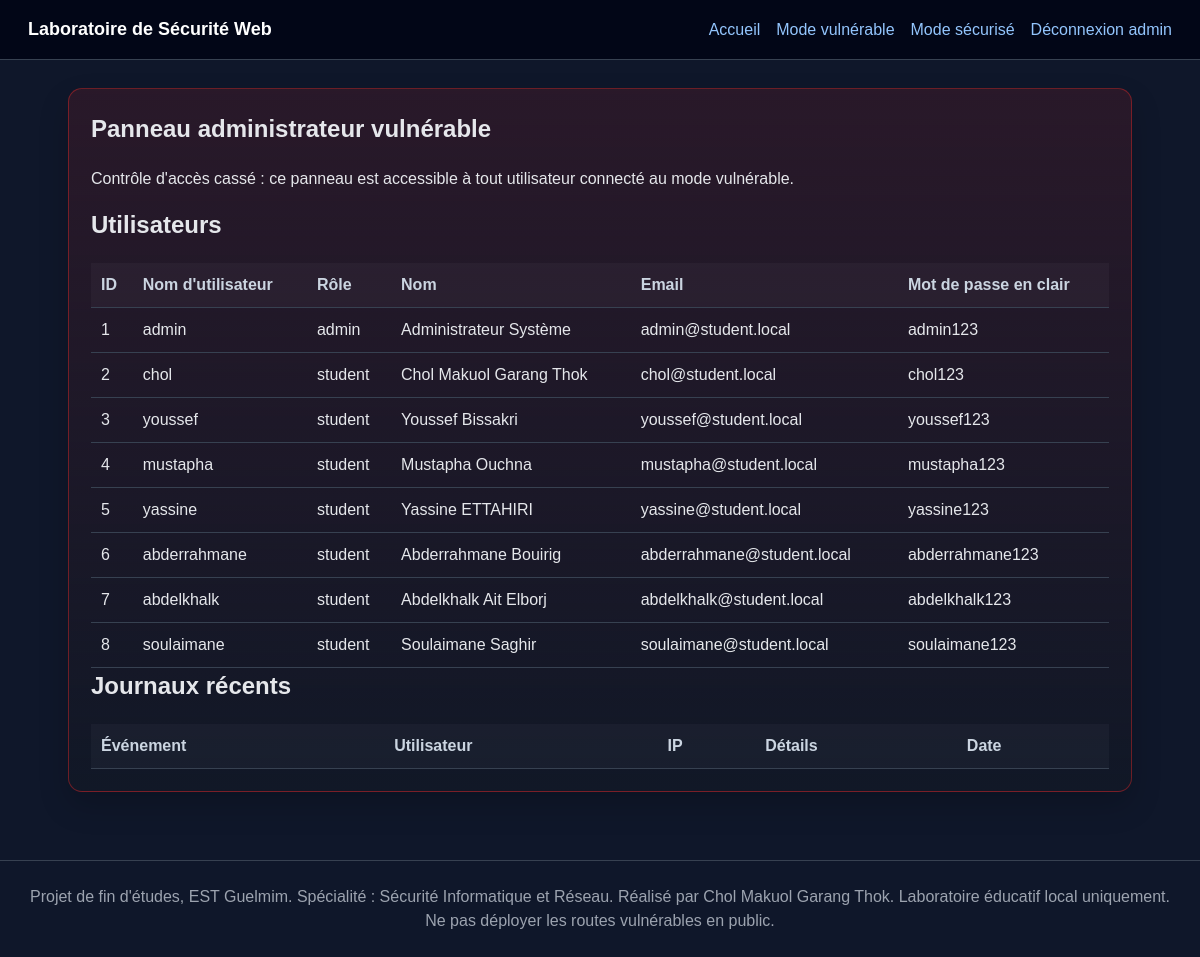
Screenshot of /vuln/admin (signed in) with the database file from the repository.
### tables this page shows
CREATE TABLE users (
            id INTEGER PRIMARY KEY AUTOINCREMENT,
            username TEXT UNIQUE NOT NULL,
            password_plain TEXT,
            password_hash TEXT,
            role TEXT NOT NULL DEFAULT 'student',
            full_name TEXT NOT NULL,
            email TEXT NOT NULL,
            bio TEXT DEFAULT ''
        );

### app.py (the view)
@app.route("/vuln/admin")
@login_required("vuln")
def vuln_admin():
    users = get_db().execute("SELECT id, username, role, full_name, email, password_plain FROM users ORDER BY id").fetchall()
    logs = get_db().execute("SELECT * FROM audit_logs ORDER BY id DESC LIMIT 20").fetchall()
    return render_template("vuln_admin.html", users=users, logs=logs)

### app.py (called while the page is built)
def get_db():
    if "db" not in g:
        g.db = sqlite3.connect(app.config["DATABASE"])
        g.db.row_factory = sqlite3.Row
    return g.db

@app.before_request
def ensure_db_exists():
    if not DB_PATH.exists():
        init_db(reset=False)

@app.after_request
def add_security_headers(response):
    response.headers.setdefault("X-Content-Type-Options", "nosniff")
    response.headers.setdefault("X-Frame-Options", "DENY")
    response.headers.setdefault("Referrer-Policy", "strict-origin-when-cross-origin")
    if request.path.startswith("/secure"):
        response.headers.setdefault("Content-Security-Policy", "default-src 'self'; img-src 'self' data:; style-src 'self' 'unsafe-inline'")
    return response

def login_required(mode=None):
    def decorator(view):
        @wraps(view)
        def wrapped(*args, **kwargs):
            if not session.get("user_id"):
                flash("Veuillez vous connecter d’abord.", "warning")
                target = "vuln_login" if mode == "vuln" else "secure_login"
                return redirect(url_for(target))
            if mode and session.get("mode") != mode:
                flash("Veuillez vous connecter au bon mode du laboratoire.", "warning")
                target = "vuln_login" if mode == "vuln" else "secure_login"
                return redirect(url_for(target))
            return view(*args, **kwargs)
        return wrapped
    return decorator

### Laboratoire de Sécurité Web/templates/vuln_admin.html (shortened to what this page needs)
{% extends "base.html" %}
{% block content %}
<section class="card danger-card">
    <h1>Panneau administrateur vulnérable</h1>
    <p>Contrôle d'accès cassé : ce panneau est accessible à tout utilisateur connecté au mode vulnérable.</p>
    <h2>Utilisateurs</h2>
    <table>
        <thead><tr><th>ID</th><th>Nom d'utilisateur</th><th>Rôle</th><th>Nom</th><th>Email</th><th>Mot de passe en clair</th></tr></thead>
        <tbody>{% for u in users %}<tr><td>{{ u['id'] }}</td><td>{{ u['username'] }}</td><td>{{ u['role'] }}</td><td>{{ u['full_name'] }}</td><td>{{ u['email'] }}</td><td>{{ u['password_plain'] }}</td></tr>{% endfor %}</tbody>
    </table>
    <h2>Journaux récents</h2>
    <table>
        <thead><tr><th>Événement</th><th>Utilisateur</th><th>IP</th><th>Détails</th><th>Date</th></tr></thead>
    </table>
</section>
{% endblock %}

### Laboratoire de Sécurité Web/static/style.css (style rules this page uses)
:root { --bg: #0f172a; --panel: #111827; --panel2: #1f2937; --text: #e5e7eb; --muted: #9ca3af; --line: #374151; --safe: #16a34a; --safe2: rgba(22, 163, 74, .12); --danger: #dc2626; --danger2: rgba(220, 38, 38, .13); --blue: #2563eb; }
* { box-sizing: border-box; }
body { margin: 0; font-family: Arial, Helvetica, sans-serif; background: var(--bg); color: var(--text); line-height: 1.5; }
h1, h2, h3 { margin-top: 0; }
.card, .lab-header { background: var(--panel); border: 1px solid var(--line); border-radius: 14px; padding: 22px; box-shadow: 0 14px 30px rgba(0,0,0,.18); margin-bottom: 20px; }
.danger-card { border-color: rgba(220, 38, 38, .45); background: linear-gradient(180deg, var(--danger2), var(--panel)); }
table { width: 100%; border-collapse: collapse; margin-top: 12px; overflow: hidden; }
th, td { border-bottom: 1px solid var(--line); padding: 10px; text-align: left; vertical-align: top; }
th { color: #cbd5e1; background: rgba(255,255,255,.03); }

### rows the page displays
users: id "1", username "admin", role "admin", full_name "Administrateur Système", email "admin@student.local", password_plain "admin123"
users: id "2", username "chol", role "student", full_name "Chol Makuol Garang Thok", email "chol@student.local", password_plain "chol123"
users: id "3", username "youssef", role "student", full_name "Youssef Bissakri", email "youssef@student.local", password_plain "youssef123"
users: id "4", username "mustapha", role "student", full_name "Mustapha Ouchna", email "mustapha@student.local", password_plain "mustapha123"
users: id "5", username "yassine", role "student", full_name "Yassine ETTAHIRI", email "yassine@student.local", password_plain "yassine123"
users: id "6", username "abderrahmane", role "student", full_name "Abderrahmane Bouirig", email "abderrahmane@student.local", password_plain "abderrahmane123"
users: id "7", username "abdelkhalk", role "student", full_name "Abdelkhalk Ait Elborj", email "abdelkhalk@student.local", password_plain "abdelkhalk123"
users: id "8", username "soulaimane", role "student", full_name "Soulaimane Saghir", email "soulaimane@student.local", password_plain "soulaimane123"

### other values shown
{{ session.get('username') }} "admin"
